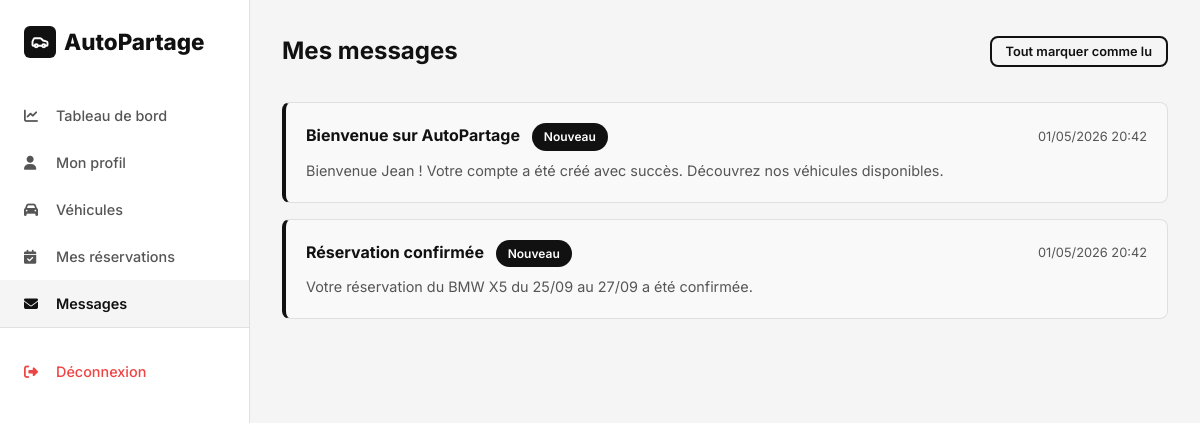
/client/messages.php (signed in), run on the app's committed database.
### tables this page shows
CREATE TABLE messages (
    id INT AUTO_INCREMENT PRIMARY KEY,
    utilisateur_id INT NOT NULL,
    titre VARCHAR(255) NOT NULL,
    contenu TEXT NOT NULL,
    lu TINYINT(1) NOT NULL DEFAULT 0,
    type ENUM('info', 'success', 'warning', 'error') NOT NULL DEFAULT 'info',
    date_creation DATETIME NOT NULL DEFAULT CURRENT_TIMESTAMP,
    FOREIGN KEY (utilisateur_id) REFERENCES utilisateurs(id) ON DELETE CASCADE
);

### includes/functions.php (called while the page is built, shortened)
<?php
function clean($data) {
    return htmlspecialchars(trim($data), ENT_QUOTES, 'UTF-8');
}
function formatDateTime($date) {
    return date('d/m/Y H:i', strtotime($date));
}

### client/messages.php (the view, shortened to what this page needs)
<?php
require_once '../config/database.php';
require_once '../includes/functions.php';
$userId = $_SESSION['user_id'];
$stmt = $pdo->prepare("SELECT * FROM messages WHERE utilisateur_id = :uid ORDER BY date_creation DESC");
$stmt->execute([':uid' => $userId]);
$messages = $stmt->fetchAll();
?>
<!DOCTYPE html>
<html lang="fr">
<head>
    <link rel="stylesheet" href="https://cdnjs.cloudflare.com/ajax/libs/font-awesome/6.5.0/css/all.min.css">
    <link rel="stylesheet" href="../assets/css/style.css">
</head>
<body class="dashboard">
    <?php include '../includes/sidebar.php'; ?>
    <main class="dashboard-content">
        <header class="dashboard-header">
            <h1>Mes messages</h1>
            <form action="messages.php" method="POST">
                <button type="submit" name="mark_read" class="btn btn-outline btn-sm">Tout marquer comme lu</button>
            </form>
        </header>
        <div class="messages-list" style="display: flex; flex-direction: column; gap: 16px;">
            <?php if (empty($messages)): ?>
                <div class="table-container p-4 text-center" style="padding: 40px;">
                    <p>Vous n'avez aucun message.</p>
                </div>
            <?php else: ?>
                <?php foreach ($messages as $msg): ?>
                <div class="table-container" style="padding: 20px; border-left: 4px solid <?= $msg['lu'] ? 'var(--border)' : 'var(--primary)' ?>; background: <?= $msg['lu'] ? '#fff' : '#f9f9f9' ?>;">
                    <div class="flex-between mb-1">
                        <h3 style="font-size: 1rem; color: <?= $msg['lu'] ? 'var(--secondary)' : 'var(--primary)' ?>;">
                            <?= clean($msg['titre']) ?>
                            <?php if (!$msg['lu']): ?><span class="badge badge-primary" style="background: var(--primary); color: #fff; margin-left: 8px;">Nouveau</span><?php endif; ?>
                        </h3>
                        <span style="font-size: 0.8rem; color: var(--secondary);"><?= formatDateTime($msg['date_creation']) ?></span>
                    </div>
                    <p style="color: var(--secondary); font-size: 0.9rem;"><?= nl2br(clean($msg['contenu'])) ?></p>
                </div>
                <?php endforeach; ?>
            <?php endif; ?>
        </div>
    </main>
</body>
</html>

### assets/css/style.css (style rules this page uses)
*,*::before,*::after { box-sizing:border-box;margin:0;padding:0 }
:root { --primary:#111;--secondary:#555;--accent:#222;--bg:#fff;--bg-alt:#f5f5f5;--border:#e0e0e0;--success:#22c55e;--warning:#f59e0b;--danger:#ef4444;--info:#3b82f6;--radius:8px;--shadow:0 2px 12px rgba(0,0,0,.08);--transition:all .3s ease }
body { font-family:'Inter',sans-serif;color:var(--primary);background:var(--bg);line-height:1.6;min-height:100vh }
input,select,textarea,button { font-family:inherit;font-size:inherit }
.flex-between { display:flex;align-items:center;justify-content:space-between }
.mb-1 { margin-bottom:8px }
.btn { display:inline-flex;align-items:center;justify-content:center;gap:6px;padding:10px 24px;border-radius:var(--radius);font-weight:600;font-size:.9rem;border:none;cursor:pointer;transition:var(--transition) }
.btn-outline { border:2px solid var(--primary);color:var(--primary);background:transparent }
.btn-sm { padding:6px 14px;font-size:.8rem }
.dashboard { display:flex;min-height:100vh }
.dashboard-content { flex:1;margin-left:250px;padding:32px;background:var(--bg-alt);min-height:100vh }
.dashboard-header { display:flex;align-items:center;justify-content:space-between;margin-bottom:32px }
.dashboard-header h1 { font-size:1.5rem;font-weight:700 }
.table-container { background:#fff;border-radius:var(--radius);border:1px solid var(--border);overflow:hidden }
.badge { display:inline-flex;align-items:center;padding:4px 12px;border-radius:20px;font-size:.75rem;font-weight:600 }

### data on the page
messages: titre "Bienvenue sur AutoPartage", lu "Nouveau", date_creation "01/05/2026 20:42", contenu "Bienvenue Jean ! Votre compte a été créé avec succès. Découvrez nos véhicules disponibles."
messages: titre "Réservation confirmée", lu "Nouveau", date_creation "01/05/2026 20:42", contenu "Votre réservation du BMW X5 du 25/09 au 27/09 a été confirmée."
